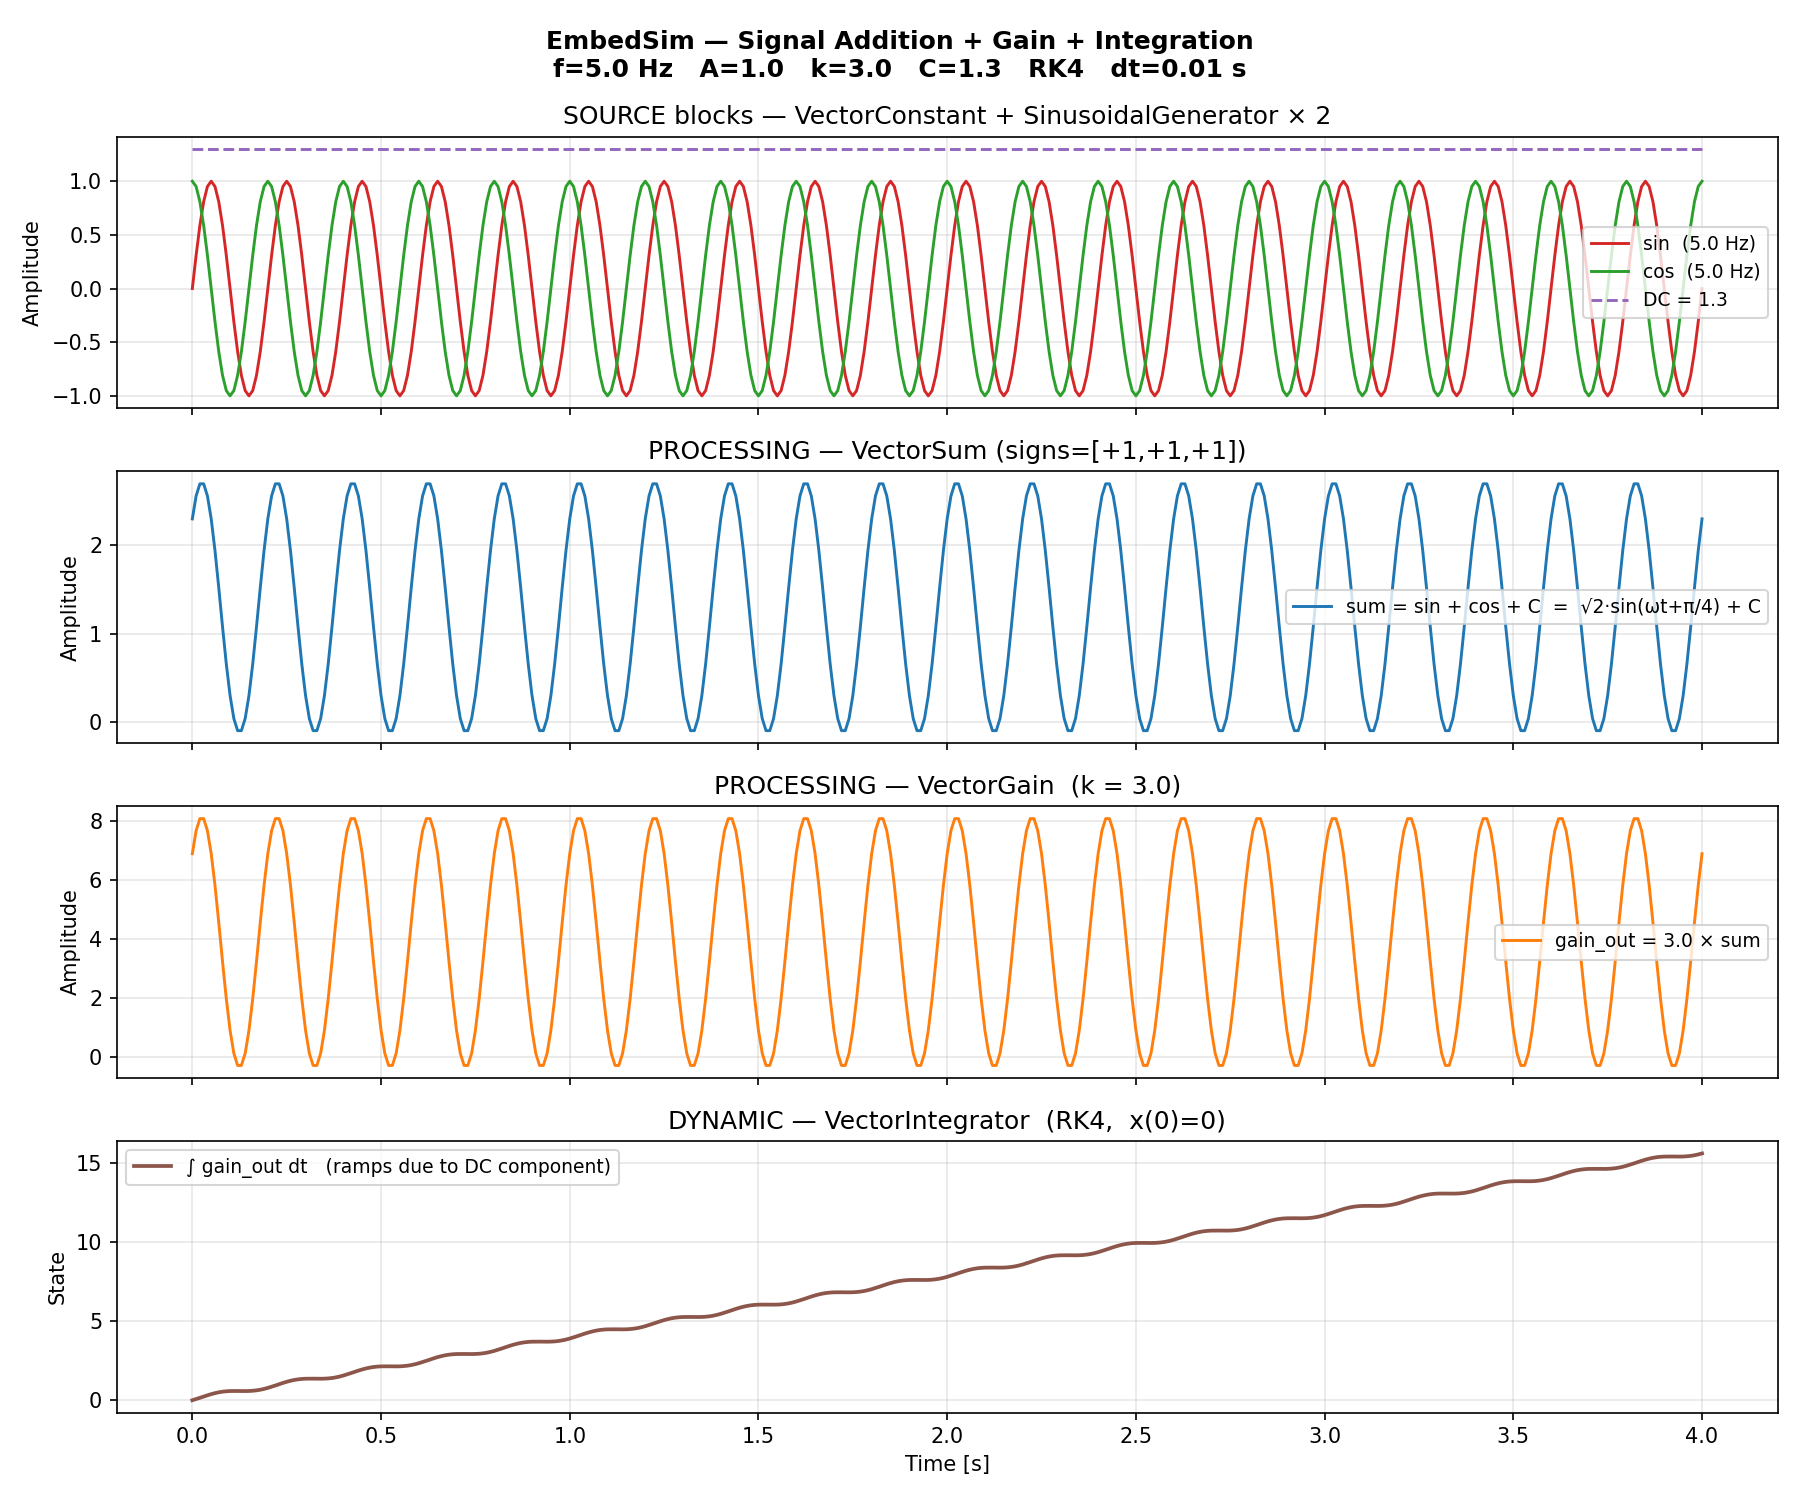

The Python source for this figure:
"""
simple_signal_addition.py
=========================
EmbedSim — Example: Signal Summation, Gain, and Integration
============================================================

PURPOSE
-------
Introduces the three standard block categories used in every EmbedSim
simulation and shows how they chain together through the >> operator:

  SOURCE blocks   — generate signals with no upstream inputs
  PROCESSING blocks — transform signals (algebraic, instantaneous)
  DYNAMIC blocks  — carry state across time steps (integrators, delays)

Block graph
-----------

  [const_1  (VectorConstant)]      ──►┐
  [sin_source (SinusoidalGenerator)] ──►┤ [source_sum (VectorSum)]
  [cosine_source (SinusoidalGenerator)]►┘        │
                                                  ▼
                                       [gain (VectorGain)]
                                                  │
                                                  ▼
                                       [integrator (VectorIntegrator)]
                                                  │
                                                  ▼
                                       [output (VectorEnd)]  ← terminal sink

Mathematical description
------------------------
  source_sum(t) = cos(2π·f·t) + sin(2π·f·t) + C       f = FREQ Hz
               = √2 · sin(2π·f·t + π/4)  +  C          (AC + DC)

  gain_out(t)  = GAIN · source_sum(t)

  integrator(t) = ∫₀ᵗ gain_out(τ) dτ
                = GAIN · [ (−cos(2π·f·t) + sin(2π·f·t)) / (2π·f)  +  C·t ]

Topology features demonstrated
-------------------------------
  sim.topo.print_console()      — ASCII signal-flow tree to stdout
  sim.topo.export_html(path)    — interactive pan/zoom HTML diagram
  sim.execution_order           — DFS-sorted block list (sources first)

Run:
    python simple_signal_addition.py
"""

from __future__ import annotations

import sys
import numpy as np
import matplotlib
matplotlib.use("Agg")            # safe non-interactive backend
import matplotlib.pyplot as plt
from pathlib import Path

_HERE = Path(__file__).resolve().parent

# ---------------------------------------------------------------------------
# Path bootstrap — use shared utility (safe to call multiple times).
# ---------------------------------------------------------------------------
sys.path.insert(0, str(_HERE))   # make local _path_utils importable
from _path_utils import setup_embedsim_path
setup_embedsim_path()

# ---------------------------------------------------------------------------
# EmbedSim imports
# ---------------------------------------------------------------------------
from embedsim.core_blocks       import VectorSignal                    # signal carrier
from embedsim.source_blocks     import VectorConstant, SinusoidalGenerator
from embedsim.processing_blocks import VectorGain, VectorSum
from embedsim.dynamic_blocks    import VectorEnd, VectorIntegrator
from embedsim.simulation_engine import EmbedSim, ODESolver

# =============================================================================
# Simulation parameters
# =============================================================================
FREQ  =  5.0    # Hz   — frequency of sin / cos sources
AMP   =  1.0    # —    — peak amplitude of each sinusoidal source
GAIN  =  3.0    # —    — scalar gain applied before the integrator
C     =  1.3    # —    — DC offset (VectorConstant value)
T_SIM =  4.0    # s    — total simulation time
DT    =  0.01   # s    — fixed time step  (RK4 solver)


# =============================================================================
# Plot
# =============================================================================
def plot_results(sim: EmbedSim, path: str = "simple_signal_addition.png") -> None:
    """
    Four-panel plot:
      Panel 1 — source signals (sin, cos, DC constant)
      Panel 2 — weighted sum out of VectorSum
      Panel 3 — gained sum (VectorGain output)
      Panel 4 — integrated signal (VectorIntegrator state)

    Two separate y-scales are used because the integrator grows linearly
    due to the DC component and would dwarf the source panel if mixed in.
    """
    t    = np.array(sim.scope.t)
    s_c  = sim.scope.get_signal("source_const", index=0)
    s_s  = sim.scope.get_signal("source_sin",   index=0)
    s_co = sim.scope.get_signal("source_cos",   index=0)
    s_sm = sim.scope.get_signal("source_sum",   index=0)
    s_gn = sim.scope.get_signal("gain_out",     index=0)
    s_ig = sim.scope.get_signal("integrator",   index=0)

    fig, axes = plt.subplots(4, 1, figsize=(12, 10), sharex=True)
    fig.suptitle(
        f"EmbedSim — Signal Addition + Gain + Integration\n"
        f"f={FREQ} Hz   A={AMP}   k={GAIN}   C={C}   RK4   dt={DT} s",
        fontsize=12, fontweight="bold")

    # ── Panel 1: sources ─────────────────────────────────────────────────────
    axes[0].plot(t, s_s,  color="C3", lw=1.4, label=f"sin  ({FREQ} Hz)")
    axes[0].plot(t, s_co, color="C2", lw=1.4, label=f"cos  ({FREQ} Hz)")
    axes[0].plot(t, s_c,  color="C4", lw=1.4, ls="--", label=f"DC = {C}")
    axes[0].set_ylabel("Amplitude"); axes[0].legend(fontsize=9)
    axes[0].grid(alpha=0.3)
    axes[0].set_title("SOURCE blocks — VectorConstant + SinusoidalGenerator × 2")

    # ── Panel 2: sum ─────────────────────────────────────────────────────────
    axes[1].plot(t, s_sm, color="C0", lw=1.4,
                 label="sum = sin + cos + C  =  √2·sin(ωt+π/4) + C")
    axes[1].set_ylabel("Amplitude"); axes[1].legend(fontsize=9)
    axes[1].grid(alpha=0.3)
    axes[1].set_title("PROCESSING — VectorSum (signs=[+1,+1,+1])")

    # ── Panel 3: gain ────────────────────────────────────────────────────────
    axes[2].plot(t, s_gn, color="C1", lw=1.4,
                 label=f"gain_out = {GAIN} × sum")
    axes[2].set_ylabel("Amplitude"); axes[2].legend(fontsize=9)
    axes[2].grid(alpha=0.3)
    axes[2].set_title(f"PROCESSING — VectorGain  (k = {GAIN})")

    # ── Panel 4: integrator ──────────────────────────────────────────────────
    axes[3].plot(t, s_ig, color="C5", lw=1.8,
                 label="∫ gain_out dt   (ramps due to DC component)")
    axes[3].set_ylabel("State"); axes[3].legend(fontsize=9)
    axes[3].set_xlabel("Time [s]")
    axes[3].grid(alpha=0.3)
    axes[3].set_title("DYNAMIC — VectorIntegrator  (RK4,  x(0)=0)")

    plt.tight_layout()
    out = str(_HERE / path)
    plt.savefig(out, dpi=150)
    plt.close(fig)
    print(f"  [Plot]  {out}")


# =============================================================================
# Main
# =============================================================================
if __name__ == "__main__":

    print("\n" + "=" * 68)
    print("  EmbedSim — simple_signal_addition.py")
    print("  Sine + Cosine + DC  →  Sum  →  Gain  →  Integrator")
    print("=" * 68)

    # ── 1. Instantiate source blocks ─────────────────────────────────────────
    #
    #   VectorConstant(name, value_list)
    #     Outputs the same vector at every time step.
    #     Use for DC offsets, reference set-points, parameter injection.
    #
    source_const = VectorConstant("const_1", [C], use_c_backend=False)

    #   SinusoidalGenerator(name, amplitude, freq_hz, phase_rad)
    #     Output: amplitude · sin(2π·freq·t + phase)
    #     source_sin  → phase=0      → A·sin(ωt)
    #     source_cos  → phase=π/2   → A·cos(ωt)
    #
    source_sin = SinusoidalGenerator(
        "sin_source",    AMP, FREQ, 0.0,          use_c_backend=False)
    source_cos = SinusoidalGenerator(
        "cosine_source", AMP, FREQ, np.pi / 2.0,  use_c_backend=False)

    # ── 2. Summation block ────────────────────────────────────────────────────
    #
    #   VectorSum(name, signs)
    #     signs=[+1,+1,+1] → all three inputs added with weight +1.
    #     signs=[-1,+1]    would subtract port 0 from port 1.
    #
    #   Multi-port wiring with >>:
    #     source_cos >> source_sum   → port 0
    #     source_sin >> source_sum   → port 1
    #     source_const >> source_sum → port 2
    #   Port order follows the order of >> calls.
    #
    source_sum = VectorSum("source_sum", [1, 1, 1], use_c_backend=False)
    source_cos   >> source_sum      # port 0
    source_sin   >> source_sum      # port 1
    source_const >> source_sum      # port 2

    # ── 3. Processing + dynamic chain ─────────────────────────────────────────
    #
    #   VectorGain(name, gain)
    #     Instantaneous scalar multiply: output = gain · input
    #
    #   VectorIntegrator(name, initial_state)
    #     Continuous integrator: dx/dt = u
    #     State update uses the solver selected on EmbedSim (RK4 here).
    #     initial_state sets x(0).
    #
    #   VectorEnd  — terminal sink.
    #     EmbedSim walks the graph backward from every VectorEnd to
    #     discover all reachable blocks.
    #
    gain       = VectorGain("gain",       gain=GAIN, use_c_backend=False)
    integrator = VectorIntegrator("integrator", initial_state=[0.0])
    output     = VectorEnd("output")

    # Chain with >>:  sum → gain → integrator → output
    source_sum >> gain >> integrator >> output

    # ── 4. EmbedSim engine ────────────────────────────────────────────────────
    #
    #   ODESolver.RK4 — classic 4th-order Runge-Kutta.
    #   Use RK4 whenever the graph contains VectorIntegrator or other
    #   state-carrying dynamic blocks (better accuracy than Euler at the
    #   same dt).
    #   ODESolver.EULER is sufficient for purely algebraic / source-only graphs.
    #
    sim = EmbedSim(
        sinks  = [output],
        T      = T_SIM,
        dt     = DT,
        solver = ODESolver.RK4,
    )

    # ── 5. Scope registration ─────────────────────────────────────────────────
    #
    #   MUST happen before sim.run() — the scope allocates its recording
    #   arrays at run-start.
    #
    #   sim.scope.add(block, indices, label)
    #     indices : list of output-vector element indices to record
    #     label   : key used later in sim.scope.get_signal(label, index)
    #
    sim.scope.add(source_const, indices=[0], label="source_const")
    sim.scope.add(source_sin,   indices=[0], label="source_sin")
    sim.scope.add(source_cos,   indices=[0], label="source_cos")
    sim.scope.add(source_sum,   indices=[0], label="source_sum")   # sum node
    sim.scope.add(gain,         indices=[0], label="gain_out")     # after gain
    sim.scope.add(integrator,   indices=[0], label="integrator")

    # ── 6. Topology — console ASCII ───────────────────────────────────────────
    #
    #   print_console() shows the signal-flow tree.
    #   Inspect it to confirm:
    #     • All three sources appear before source_sum
    #     • gain appears after source_sum
    #     • integrator appears after gain
    #   If wiring is wrong (e.g. a port missing) it shows up here,
    #   before any time is wasted running the simulation.
    #
    print("\n[Topology]  Signal-flow diagram (console)")
    print("-" * 50)
    sim.topo.print_console()

    # ── 7. Topology — interactive HTML ────────────────────────────────────────
    _topo_html = str(_HERE / "simple_signal_addition_topology.html")
    sim.topo.export_html(_topo_html)
    print(f"\n[Topology]  Written: {_topo_html}")

    # ── 8. Execution order ────────────────────────────────────────────────────
    #
    #   sim.execution_order is the DFS-topologically-sorted block list.
    #   The engine calls block.compute_py() in exactly this sequence at
    #   every time step.
    #
    #   Expected order for this graph:
    #     sources (const_1, sin_source, cosine_source) — any relative order
    #     source_sum
    #     gain
    #     integrator
    #     output  (VectorEnd — last)
    #
    print("\n[Execution order]  (DFS topological sort)")
    print("-" * 50)
    for step, blk in enumerate(sim.execution_order):
        print(f"  Step {step:>2d} :  {blk.name:<22s}  ({type(blk).__name__})")
    print()

    # ── 9. Run ────────────────────────────────────────────────────────────────
    print("[Run]  Starting simulation …")
    sim.run()
    n_steps = len(sim.scope.t)
    print(f"[Run]  Done — {n_steps} steps  "
          f"(T={T_SIM} s  dt={DT} s  RK4)\n")

    # ── 10. Plot ──────────────────────────────────────────────────────────────
    plot_results(sim)

    print("\n  Output files:")
    print("    simple_signal_addition.png")
    print("    simple_signal_addition_topology.html")
    print("\n[Done]")
